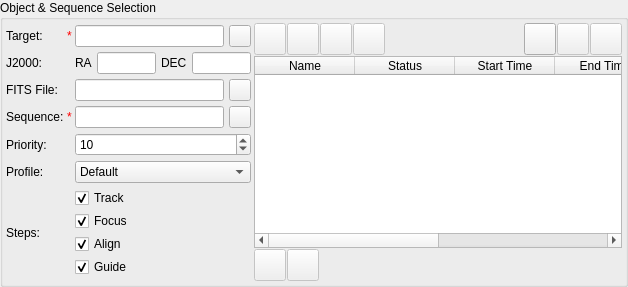
    <widget class="QGroupBox" name="groupBox">
     <property name="sizePolicy">
      <sizepolicy hsizetype="Expanding" vsizetype="Expanding">
       <horstretch>0</horstretch>
       <verstretch>0</verstretch>
      </sizepolicy>
     </property>
     <property name="title">
      <string>Object &amp;&amp; Sequence Selection</string>
     </property>
     <layout class="QHBoxLayout" name="horizontalLayout_10" stretch="2,3">
      <property name="spacing">
       <number>3</number>
      </property>
      <property name="leftMargin">
       <number>3</number>
      </property>
      <property name="topMargin">
       <number>3</number>
      </property>
      <property name="rightMargin">
       <number>3</number>
      </property>
      <property name="bottomMargin">
       <number>3</number>
      </property>
      <item>
       <layout class="QGridLayout" name="gridLayout_2">
        <item row="0" column="0">
         <widget class="QLabel" name="targetLabel">
          <property name="text">
           <string>Target:</string>
          </property>
         </widget>
        </item>
        <item row="0" column="1">
         <widget class="QLabel" name="label_3">
          <property name="styleSheet">
           <string notr="true">color:red</string>
          </property>
          <property name="text">
           <string>*</string>
          </property>
         </widget>
        </item>
        <item row="0" column="2">
         <layout class="QHBoxLayout" name="horizontalLayout_2">
          <property name="spacing">
           <number>5</number>
          </property>
          <item>
           <widget class="QLineEdit" name="nameEdit"/>
          </item>
          <item>
           <widget class="QPushButton" name="selectObjectB">
            <property name="minimumSize">
             <size>
              <width>22</width>
              <height>22</height>
             </size>
            </property>
            <property name="maximumSize">
             <size>
              <width>22</width>
              <height>22</height>
             </size>
            </property>
            <property name="text">
             <string/>
            </property>
           </widget>
          </item>
         </layout>
        </item>
        <item row="1" column="0">
         <widget class="QLabel" name="label">
          <property name="toolTip">
           <string>Target coordinates in J2000 Epoch</string>
          </property>
          <property name="text">
           <string>J2000:</string>
          </property>
         </widget>
        </item>
        <item row="1" column="2">
         <layout class="QHBoxLayout" name="horizontalLayout_17">
          <property name="spacing">
           <number>5</number>
          </property>
          <item>
           <widget class="QLabel" name="label_6">
            <property name="text">
             <string>RA</string>
            </property>
           </widget>
          </item>
          <item>
           <widget class="dmsBox" name="raBox">
            <property name="toolTip">
             <string/>
            </property>
           </widget>
          </item>
          <item>
           <widget class="QLabel" name="label_2">
            <property name="text">
             <string>DEC</string>
            </property>
           </widget>
          </item>
          <item>
           <widget class="dmsBox" name="decBox">
            <property name="toolTip">
             <string/>
            </property>
           </widget>
          </item>
         </layout>
        </item>
        <item row="2" column="0">
         <widget class="QLabel" name="FITSLabel">
          <property name="toolTip">
           <string>Select optional FITS file to be used for alignment. When using FITS, specify the object or the estimated coordinates which are used to slew the mount.</string>
          </property>
          <property name="text">
           <string>FITS File:</string>
          </property>
         </widget>
        </item>
        <item row="2" column="2">
         <layout class="QHBoxLayout" name="horizontalLayout_13">
          <property name="spacing">
           <number>5</number>
          </property>
          <item>
           <widget class="QLineEdit" name="fitsEdit">
            <property name="readOnly">
             <bool>false</bool>
            </property>
            <property name="clearButtonEnabled">
             <bool>true</bool>
            </property>
           </widget>
          </item>
          <item>
           <widget class="QPushButton" name="selectFITSB">
            <property name="maximumSize">
             <size>
              <width>22</width>
              <height>22</height>
             </size>
            </property>
            <property name="text">
             <string/>
            </property>
           </widget>
          </item>
         </layout>
        </item>
        <item row="3" column="0">
         <widget class="QLabel" name="sequenceLabel">
          <property name="toolTip">
           <string>Ekos Sequence File</string>
          </property>
          <property name="text">
           <string>Sequence:</string>
          </property>
         </widget>
        </item>
        <item row="3" column="1">
         <widget class="QLabel" name="label_5">
          <property name="styleSheet">
           <string notr="true">color:red</string>
          </property>
          <property name="text">
           <string>*</string>
          </property>
         </widget>
        </item>
        <item row="3" column="2">
         <layout class="QHBoxLayout" name="horizontalLayout_15">
          <property name="spacing">
           <number>5</number>
          </property>
          <item>
           <widget class="QLineEdit" name="sequenceEdit">
            <property name="enabled">
             <bool>true</bool>
            </property>
            <property name="readOnly">
             <bool>true</bool>
            </property>
           </widget>
          </item>
          <item>
           <widget class="QPushButton" name="loadSequenceB">
            <property name="maximumSize">
             <size>
              <width>22</width>
              <height>22</height>
             </size>
            </property>
            <property name="toolTip">
             <string>Load the image sequence queue.</string>
            </property>
            <property name="text">
             <string/>
            </property>
           </widget>
          </item>
         </layout>
        </item>
        <item row="4" column="0">
         <widget class="QLabel" name="label_7">
          <property name="text">
           <string>Priority:</string>
          </property>
         </widget>
        </item>
        <item row="4" column="2">
         <widget class="QSpinBox" name="prioritySpin">
          <property name="toolTip">
           <string>Assigned priority to each job with 1 being the highest priority and 20 being the lowest priority</string>
          </property>
          <property name="whatsThis">
           <string/>
          </property>
          <property name="minimum">
           <number>1</number>
          </property>
          <property name="maximum">
           <number>20</number>
          </property>
          <property name="value">
           <number>10</number>
          </property>
         </widget>
        </item>
        <item row="5" column="0">
         <widget class="QLabel" name="label_9">
          <property name="toolTip">
           <string>Ekos Device Profile</string>
          </property>
          <property name="text">
           <string>Profile:</string>
          </property>
         </widget>
        </item>
        <item row="5" column="2">
         <widget class="QComboBox" name="schedulerProfileCombo">
          <item>
           <property name="text">
            <string>Default</string>
           </property>
          </item>
         </widget>
        </item>
        <item row="6" column="0">
         <widget class="QLabel" name="label_4">
          <property name="toolTip">
           <string>Select which steps to execute before starting the capture process.</string>
          </property>
          <property name="text">
           <string>Steps:</string>
          </property>
         </widget>
        </item>
        <item row="6" column="2">
         <layout class="QVBoxLayout" name="verticalLayout_6">
          <item>
           <widget class="QCheckBox" name="trackStepCheck">
            <property name="toolTip">
             <string>Slew to the target and track it before proceeding to the next step.</string>
            </property>
            <property name="text">
             <string>Track</string>
            </property>
            <property name="checked">
             <bool>true</bool>
            </property>
            <attribute name="buttonGroup">
             <string notr="true">stepsButtonGroup</string>
            </attribute>
           </widget>
          </item>
          <item>
           <widget class="QCheckBox" name="focusStepCheck">
            <property name="toolTip">
             <string>Perform autofocusing before proceeding to the next step.</string>
            </property>
            <property name="text">
             <string>Focus</string>
            </property>
            <property name="checked">
             <bool>true</bool>
            </property>
            <attribute name="buttonGroup">
             <string notr="true">stepsButtonGroup</string>
            </attribute>
           </widget>
          </item>
          <item>
           <widget class="QCheckBox" name="alignStepCheck">
            <property name="toolTip">
             <string>Perform alignment using astrometry solver before proceeding to the next step.</string>
            </property>
            <property name="text">
             <string>Align</string>
            </property>
            <property name="checked">
             <bool>true</bool>
            </property>
            <attribute name="buttonGroup">
             <string notr="true">stepsButtonGroup</string>
            </attribute>
           </widget>
          </item>
          <item>
           <widget class="QCheckBox" name="guideStepCheck">
            <property name="toolTip">
             <string>Perform calibration and autoguiding before proceeding to the next step.</string>
            </property>
            <property name="text">
             <string>Guide</string>
            </property>
            <property name="checked">
             <bool>true</bool>
            </property>
            <attribute name="buttonGroup">
             <string notr="true">stepsButtonGroup</string>
            </attribute>
           </widget>
          </item>
         </layout>
        </item>
       </layout>
      </item>
      <item>
       <layout class="QVBoxLayout" name="verticalLayout">
        <property name="spacing">
         <number>1</number>
        </property>
        <item>
         <layout class="QHBoxLayout" name="horizontalLayout_14">
          <property name="spacing">
           <number>1</number>
          </property>
          <item>
           <widget class="QPushButton" name="addToQueueB">
            <property name="enabled">
             <bool>false</bool>
            </property>
            <property name="sizePolicy">
             <sizepolicy hsizetype="Fixed" vsizetype="Fixed">
              <horstretch>0</horstretch>
              <verstretch>0</verstretch>
             </sizepolicy>
            </property>
            <property name="minimumSize">
             <size>
              <width>32</width>
              <height>32</height>
             </size>
            </property>
            <property name="maximumSize">
             <size>
              <width>32</width>
              <height>32</height>
             </size>
            </property>
            <property name="text">
             <string/>
            </property>
           </widget>
          </item>
          <item>
           <widget class="QPushButton" name="removeFromQueueB">
            <property name="enabled">
             <bool>false</bool>
            </property>
            <property name="sizePolicy">
             <sizepolicy hsizetype="Fixed" vsizetype="Fixed">
              <horstretch>0</horstretch>
              <verstretch>0</verstretch>
             </sizepolicy>
            </property>
            <property name="minimumSize">
             <size>
              <width>32</width>
              <height>32</height>
             </size>
            </property>
            <property name="maximumSize">
             <size>
              <width>32</width>
              <height>32</height>
             </size>
            </property>
            <property name="text">
             <string/>
            </property>
           </widget>
          </item>
          <item>
           <widget class="QPushButton" name="evaluateOnlyB">
            <property name="enabled">
             <bool>false</bool>
            </property>
            <property name="sizePolicy">
             <sizepolicy hsizetype="Fixed" vsizetype="Fixed">
              <horstretch>0</horstretch>
              <verstretch>0</verstretch>
             </sizepolicy>
            </property>
            <property name="maximumSize">
             <size>
              <width>32</width>
              <height>32</height>
             </size>
            </property>
            <property name="toolTip">
             <string>&lt;html&gt;&lt;head/&gt;&lt;body&gt;&lt;p&gt;Only evaluate jobs&lt;/p&gt;&lt;/body&gt;&lt;/html&gt;</string>
            </property>
            <property name="text">
             <string/>
            </property>
           </widget>
          </item>
          <item>
           <widget class="QPushButton" name="mosaicB">
            <property name="enabled">
             <bool>false</bool>
            </property>
            <property name="sizePolicy">
             <sizepolicy hsizetype="Fixed" vsizetype="Fixed">
              <horstretch>0</horstretch>
              <verstretch>0</verstretch>
             </sizepolicy>
            </property>
            <property name="minimumSize">
             <size>
              <width>32</width>
              <height>32</height>
             </size>
            </property>
            <property name="maximumSize">
             <size>
              <width>32</width>
              <height>32</height>
             </size>
            </property>
            <property name="toolTip">
             <string>Create mosaic job. You must add a job before creating a mosaic job.</string>
            </property>
            <property name="text">
             <string/>
            </property>
           </widget>
          </item>
          <item>
           <spacer name="horizontalSpacer">
            <property name="orientation">
             <enum>Qt::Horizontal</enum>
            </property>
            <property name="sizeHint" stdset="0">
             <size>
              <width>40</width>
              <height>20</height>
             </size>
            </property>
           </spacer>
          </item>
          <item>
           <widget class="QPushButton" name="queueLoadB">
            <property name="enabled">
             <bool>true</bool>
            </property>
            <property name="sizePolicy">
             <sizepolicy hsizetype="Fixed" vsizetype="Fixed">
              <horstretch>0</horstretch>
              <verstretch>0</verstretch>
             </sizepolicy>
            </property>
            <property name="minimumSize">
             <size>
              <width>32</width>
              <height>32</height>
             </size>
            </property>
            <property name="maximumSize">
             <size>
              <width>32</width>
              <height>32</height>
             </size>
            </property>
            <property name="text">
             <string/>
            </property>
           </widget>
          </item>
          <item>
           <widget class="QPushButton" name="queueSaveB">
            <property name="enabled">
             <bool>false</bool>
            </property>
            <property name="sizePolicy">
             <sizepolicy hsizetype="Fixed" vsizetype="Fixed">
              <horstretch>0</horstretch>
              <verstretch>0</verstretch>
             </sizepolicy>
            </property>
            <property name="maximumSize">
             <size>
              <width>32</width>
              <height>32</height>
             </size>
            </property>
            <property name="text">
             <string/>
            </property>
           </widget>
          </item>
          <item>
           <widget class="QPushButton" name="queueSaveAsB">
            <property name="enabled">
             <bool>false</bool>
            </property>
            <property name="sizePolicy">
             <sizepolicy hsizetype="Fixed" vsizetype="Fixed">
              <horstretch>0</horstretch>
              <verstretch>0</verstretch>
             </sizepolicy>
            </property>
            <property name="minimumSize">
             <size>
              <width>32</width>
              <height>32</height>
             </size>
            </property>
            <property name="maximumSize">
             <size>
              <width>32</width>
              <height>32</height>
             </size>
            </property>
            <property name="text">
             <string/>
            </property>
           </widget>
          </item>
         </layout>
        </item>
        <item>
         <widget class="QTableWidget" name="queueTable">
          <property name="toolTip">
           <string>Job scheduler list. Click to edit a job. Double click to reset a job status.</string>
          </property>
          <property name="selectionMode">
           <enum>QAbstractItemView::SingleSelection</enum>
          </property>
          <property name="selectionBehavior">
           <enum>QAbstractItemView::SelectRows</enum>
          </property>
          <property name="rowCount">
           <number>0</number>
          </property>
          <attribute name="horizontalHeaderStretchLastSection">
           <bool>true</bool>
          </attribute>
          <column>
           <property name="text">
            <string>Name</string>
           </property>
          </column>
          <column>
           <property name="text">
            <string>Status</string>
           </property>
           <property name="font">
            <font>
             <weight>50</weight>
             <bold>false</bold>
            </font>
           </property>
          </column>
          <column>
           <property name="text">
            <string>Start Time</string>
           </property>
          </column>
          <column>
           <property name="text">
            <string>End Time</string>
           </property>
          </column>
          <column>
           <property name="text">
            <string>Captures</string>
           </property>
          </column>
          <column>
           <property name="text">
            <string>Est. Duration</string>
           </property>
          </column>
         </widget>
        </item>
        <item>
         <layout class="QHBoxLayout" name="bottomLayout">
          <property name="spacing">
           <number>1</number>
          </property>
          <item>
           <widget class="QPushButton" name="startB">
            <property name="enabled">
             <bool>false</bool>
            </property>
            <property name="sizePolicy">
             <sizepolicy hsizetype="Fixed" vsizetype="Fixed">
              <horstretch>0</horstretch>
              <verstretch>0</verstretch>
             </sizepolicy>
            </property>
            <property name="minimumSize">
             <size>
              <width>32</width>
              <height>32</height>
             </size>
            </property>
            <property name="maximumSize">
             <size>
              <width>32</width>
              <height>32</height>
             </size>
            </property>
            <property name="toolTip">
             <string>Start Scheduler</string>
            </property>
            <property name="text">
             <string/>
            </property>
           </widget>
          </item>
          <item>
           <widget class="QPushButton" name="pauseB">
            <property name="enabled">
             <bool>false</bool>
            </property>
            <property name="sizePolicy">
             <sizepolicy hsizetype="Fixed" vsizetype="Fixed">
              <horstretch>0</horstretch>
              <verstretch>0</verstretch>
             </sizepolicy>
            </property>
            <property name="minimumSize">
             <size>
              <width>32</width>
              <height>32</height>
             </size>
            </property>
            <property name="maximumSize">
             <size>
              <width>32</width>
              <height>32</height>
             </size>
            </property>
            <property name="toolTip">
             <string>Pause Scheduler</string>
            </property>
            <property name="text">
             <string/>
            </property>
           </widget>
          </item>
          <item>
           <widget class="QLabel" name="sleepLabel">
            <property name="maximumSize">
             <size>
              <width>32</width>
              <height>32</height>
             </size>
            </property>
            <property name="text">
             <string/>
            </property>
           </widget>
          </item>
          <item>
           <spacer name="horizontalSpacer_2">
            <property name="orientation">
             <enum>Qt::Horizontal</enum>
            </property>
            <property name="sizeHint" stdset="0">
             <size>
              <width>40</width>
              <height>20</height>
             </size>
            </property>
           </spacer>
          </item>
         </layout>
        </item>
       </layout>
      </item>
     </layout>
     <zorder></zorder>
     <zorder></zorder>
    </widget>
